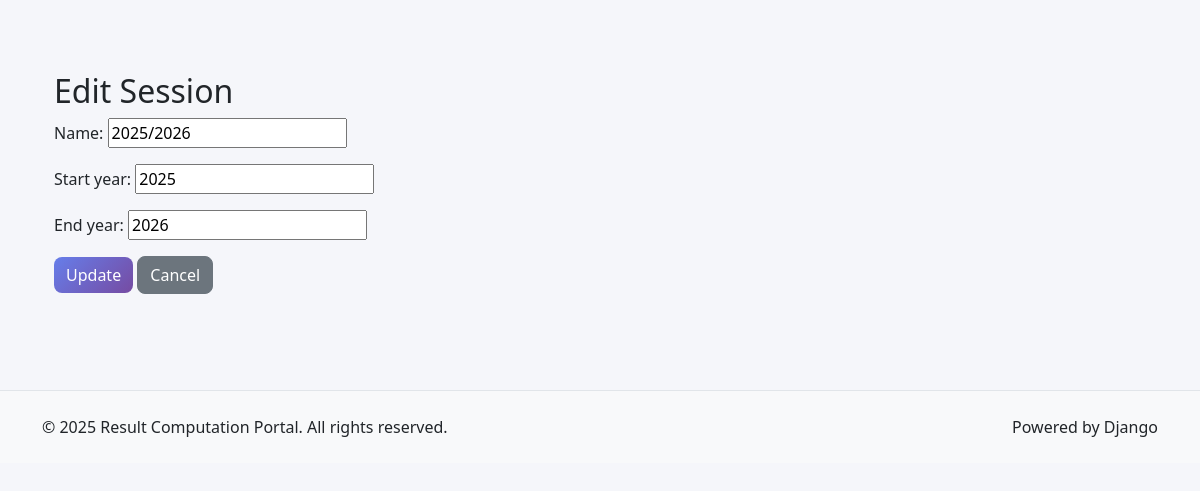
The app's page /courses/edit-session/5/ with its own data.
### results/models.py (models this page shows, shortened)
class Session(models.Model):
    name = models.CharField(max_length=20, unique=True)  # e.g., "2024/2025"
    start_year = models.IntegerField()
    end_year = models.IntegerField()
    is_current = models.BooleanField(default=False)
    created_at = models.DateTimeField(auto_now_add=True)
    class Meta:
        ordering = ["-start_year"]

### courses/views.py (the view)
# urls.py: path('edit-session/<int:pk>/', views.edit_session, name='edit_session'),
def edit_session(request, pk):
    session = get_object_or_404(Session, pk=pk)
    if request.method == 'POST':
        form = SessionForm(request.POST, instance=session)
        if form.is_valid():
            form.save()
            messages.success(request, "Session updated successfully.")
            return redirect('courses:manage_sessions_semesters')
    else:
        form = SessionForm(instance=session)
    return render(request, 'courses/edit_session.html', {'form': form})

### courses/forms.py
class SessionForm(forms.ModelForm):
    class Meta:
        model = Session
        fields = ['name','start_year', 'end_year']

### templates/courses/edit_session.html (shortened to what this page needs)
{% extends 'base/base.html' %}
{% block content %}
<div class="container mt-4">
    <h2>Edit Session</h2>
    <form method="POST">
        {{ form.as_p }}
        <button type="submit" class="btn btn-primary">Update</button>
        <a href="{% url 'courses:manage_sessions_semesters' %}" class="btn btn-secondary">Cancel</a>
    </form>
</div>
{% endblock %}

### static/css/style.css (style rules this page uses)
:root { --primary-color: #667eea; --secondary-color: #764ba2; --success-color: #28a745; --danger-color: #dc3545; --warning-color: #ffc107; --info-color: #17a2b8; --light-color: #f8f9fa; --dark-color: #343a40; }
body { font-family: 'Segoe UI', Tahoma, Geneva, Verdana, sans-serif; background-color: #f5f6fa; }
.btn { border-radius: 8px; font-weight: 500; transition: all 0.3s ease; }
.btn-primary { background: linear-gradient(135deg, var(--primary-color) 0%, var(--secondary-color) 100%); border: none; }

### records on screen
Session: name "2025/2026", start_year "2025", end_year "2026"
